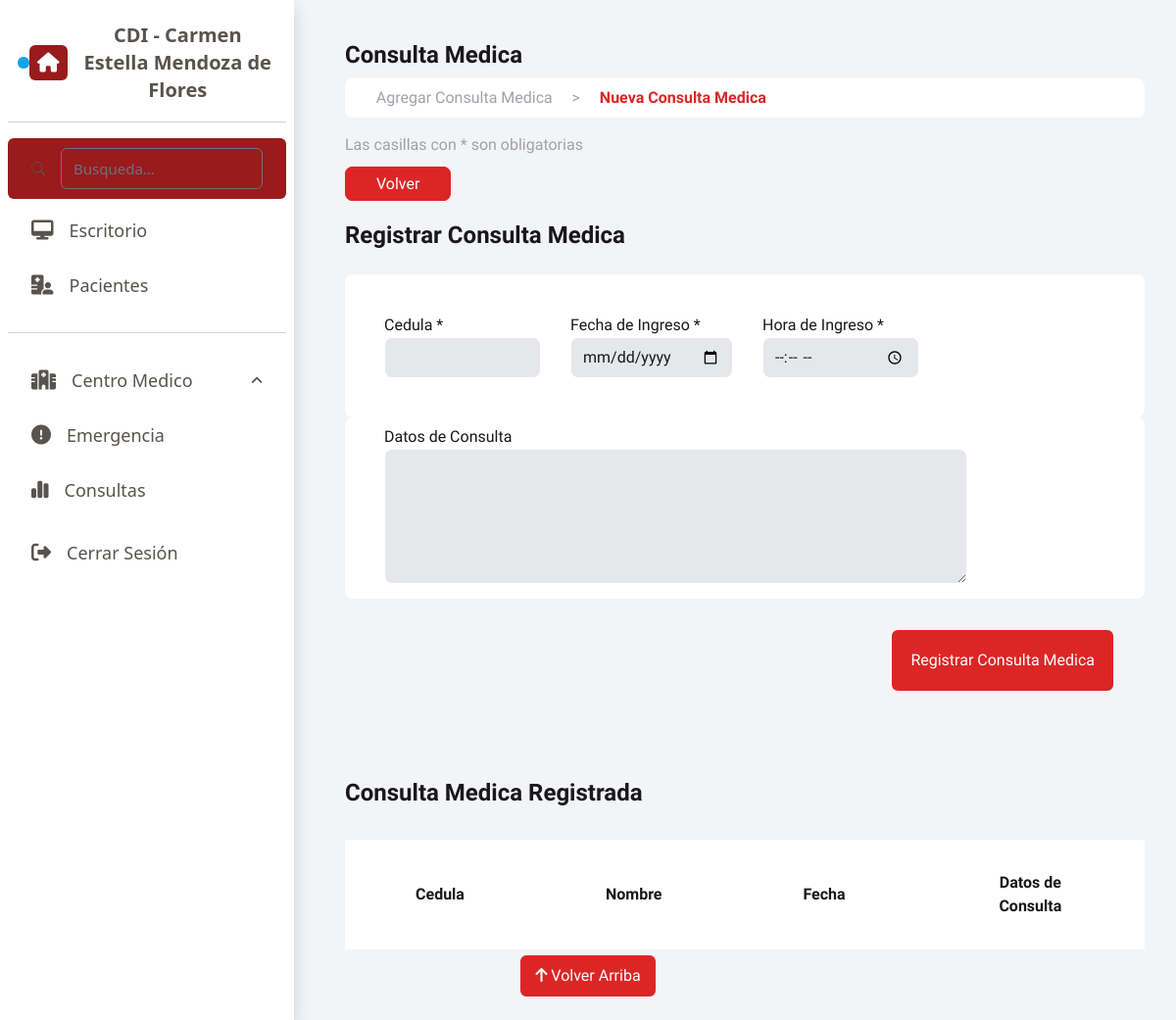
The page /vista/consultasm.php on the database as committed earlier.
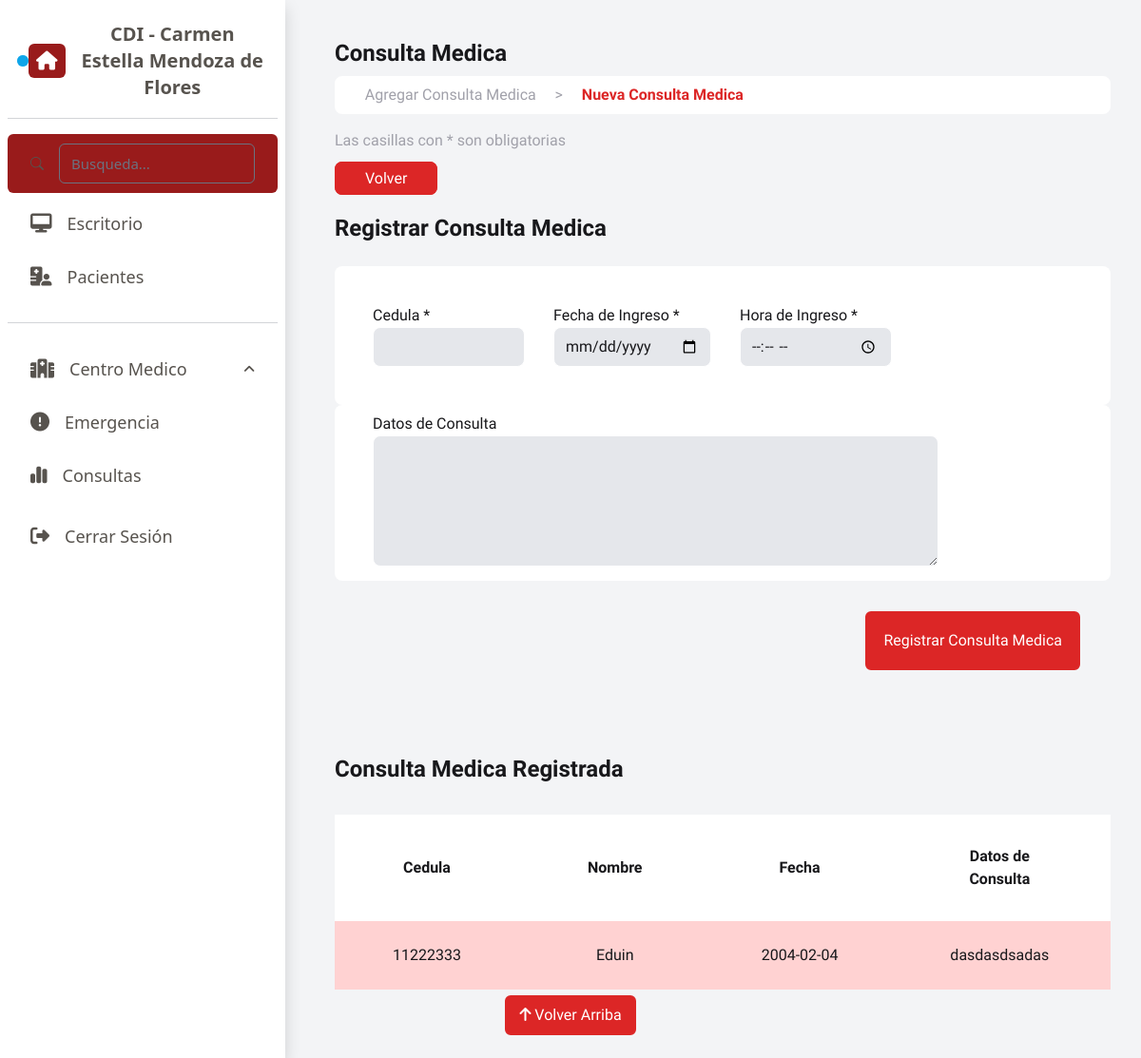
The same page on the database as committed later.
### tables this page shows
CREATE TABLE `consultasm` (
  `cod_consulta` int NOT NULL AUTO_INCREMENT,
  `fechadeingreso` varchar(10) NOT NULL,
  `cedulac` varchar(10) NOT NULL,
  `datosdeconsulta` varchar(1500) NOT NULL,
  `horaingreso` varchar(45) NOT NULL,
  PRIMARY KEY (`cod_consulta`),
  KEY `cedulac` (`cedulac`),
  CONSTRAINT `consultasm_ibfk_1` FOREIGN KEY (`cedulac`) REFERENCES `pacientes` (`cedula`)
);

CREATE TABLE `pacientes` (
  `cedula` varchar(10) NOT NULL,
  `nombre` varchar(15) NOT NULL,
  `apellido` varchar(15) NOT NULL,
  `fechanac` date DEFAULT NULL,
  `edad` int NOT NULL,
  `telefono` varchar(15) DEFAULT NULL,
  `direccion` varchar(200) DEFAULT NULL,
  `ocupacion` varchar(30) DEFAULT NULL,
  `estadocivil` varchar(10) DEFAULT NULL,
  `habtoxico` varchar(30) DEFAULT NULL,
  `cedulap` varchar(10) NOT NULL,
  PRIMARY KEY (`cedula`),
  KEY `cedulape` (`cedulap`),
  CONSTRAINT `pacientes_ibfk_1` FOREIGN KEY (`cedulap`) REFERENCES `personal` (`cedulap`)
);

### vista/consultasm.php (the view, shortened to what this page needs)
<?php
    $db = conectarBD();
    $cedulac = '';
    $fechadeingreso = '';
    $horaingreso = '';
    require 'comunes/librerias.php';
    require 'comunes/head.php';
?>
<body class="form-consultasm bg-gray-100" style="margin: 2rem 2rem 0 22rem;">
<section class="contenedor text-zinc-900">
    <h1 class="text-2xl py-2">Consulta Medica</h1>
    <p class="text-zinc-400 bg-white border-8 rounded-lg border-white w-100">&nbsp; &nbsp; &nbsp; Agregar Consulta Medica &nbsp; &nbsp; > &nbsp; &nbsp;<span class="text-red-600 font-bold"> Nueva Consulta Medica</span></p>
    <p class="text-zinc-400 py-2 my-2">Las casillas con * son obligatorias</p>
    <a href="?pagina=inicio" class="boton px-4 cursor-pointer" style="margin-top: 200px;">Volver</a>
    <h1 class="text-2xl py-4">Registrar Consulta Medica</h1>
    <form action="?pagina=consultasm"  method="POST"  enctype="multipart/form-data">
        <fieldset class="formulario bg-white p-10 rounded-lg">
            <div>
                <label for="">Cedula *</label>
                <br>
                <input type="text" class="bg-gray-200 rounded-lg border-white" name="cedulac" id="cedulac" value="<?php $cedulac ?>">
            </div>
            <div>
                <label for="">Fecha de Ingreso *</label>
                <br>
                <input type="date" class="bg-gray-200 rounded-lg border-white" name="fechadeingreso" id="fechadeingreso" value="<?php $fechadeingreso ?>">
            </div>
            <div>
                <label for="">Hora de Ingreso *</label>
                <br>
                <input type="time" class="bg-gray-200 rounded-lg border-white" name="horaingreso" id="horaingreso" value="<?php $horaingreso ?>">
            </div>
        </fieldset>
        <fieldset class="formulario bg-white px-10 py-2 rounded-lg">
            <div>
             <label for="">Datos de Consulta</label>
              <textarea class="bg-gray-200 rounded-lg border-white" id="datosdeconsulta" name="datosdeconsulta" rows="5" cols="61" value="<?php $horaingreso ?>" >
              </textarea>
            </div>
        </fieldset>
        <div class="d-flex justify-content-end">
            <button type="submit" class="btn btn-primary m-8 p-3" style="background-color: rgb(220 38 38); border: solid rgb(220 38 38); hover:background-color: rgb(153, 27, 27);" data-bs-toggle="modal" data-bs-target="#registroExitosoModal" data-dismiss="modal" data-timer="5000">Registrar Consulta Medica</button>
        </div>
    </form>
</section>
<section class="contenedor text-zinc-900" style="padding: 2rem 0 4rem 0;">
    <h1 class="text-2xl py-6">Consulta Medica Registrada</h1>
    <table class="my-2 w-full">
        <thead>
            <tr>
                <th>Cedula</th>
                <th>Nombre</th>
                <th>Fecha</th>
                <th>Datos de Consulta</th>
            </tr>
        </thead>
        <tbody>
         <?php $sql = $db->query(" SELECT * FROM pacientes p INNER JOIN consultasm e ON p.cedula = e.cedulac");
            while ($row = $sql->fetch_array()) : ?>
             <tr>
                <td style="padding: 1.5rem;"> <?php echo $row['cedula'];?></td>
                <td> <?php echo $row['nombre'];?></td>
                <td> <?php echo $row['fechadeingreso'];?></td>
                <td> <?php echo $row['datosdeconsulta'];?></td>
            </tr>
            <?php endwhile; ?>
        </tbody>
    </table>
    <div class="fixed-bottom d-flex justify-content-center m-4" id="scroll-to-top">
        <a href="#top" class="btn btn-primary" style="background-color: rgb(220 38 38); border: solid rgb(220 38 38);">
            <i class="fas fa-arrow-up"></i>
            <span>Volver Arriba</span>
        </a>
    </div>
</section>
</body>

Rows that differ between the two databases and show on the page:
added consultasm: cedulac.cedula "11222333", cedulac.nombre "Eduin", fechadeingreso "2004-02-04", datosdeconsulta "dasdasdsadas"
